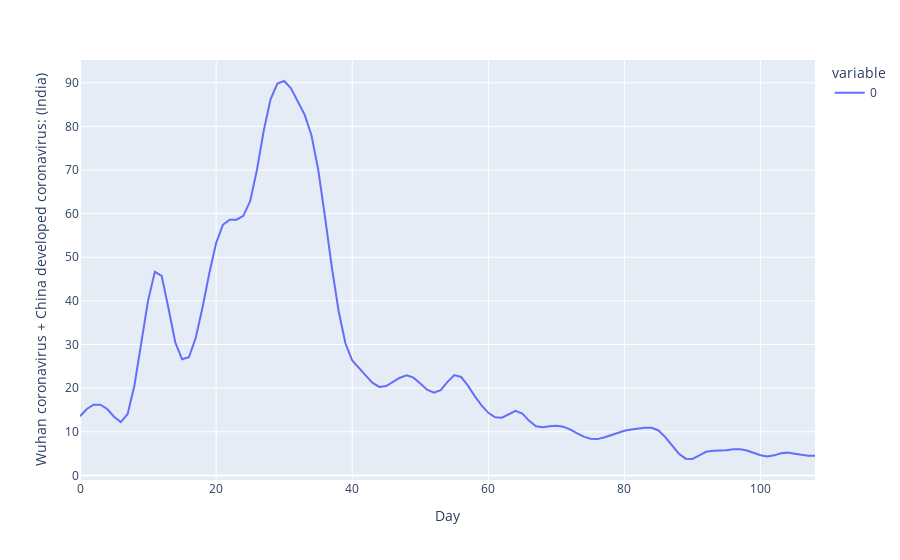

Notebook code cell kept with this figure:
### Code cell
fg = px.line(gam.predict(X))
fg.update_xaxes(title_text='Day')
fg.update_yaxes(title_text='Wuhan coronavirus + China developed coronavirus: (India)')

### Figure 1 — Plotly figure (JSON) as saved in the notebook; plotly's stock layout.template omitted (floating-point values rounded to 4 significant figures)
{"data": [{"hovertemplate": "variable=0<br>index=%{x}<br>value=%{y}<extra></extra>", "legendgroup": "0", "line": {"color": "#636efa", "dash": "solid"}, "mode": "lines", "name": "0", "orientation": "v", "showlegend": true, "type": "scatter", "x": [0, 1, 2, 3, 4, 5, 6, 7, 8, 9, 10, 11, 12, 13, 14, 15, 16, 17, 18, 19, 20, 21, 22, 23, 24, 25, 26, 27, 28, 29, 30, 31, 32, 33, 34, 35, 36, 37, 38, 39, 40, 41, 42, 43, 44, 45, 46, 47, 48, 49, 50, 51, 52, 53, 54, 55, 56, 57, 58, 59, 60, 61, 62, 63, 64, 65, 66, 67, 68, 69, 70, 71, 72, 73, 74, 75, 76, 77, 78, 79, 80, 81, 82, 83, 84, 85, 86, 87, 88, 89, 90, 91, 92, 93, 94, 95, 96, 97, 98, 99, 100, 101, 102, 103, 104, 105, 106, 107, 108], "xaxis": "x", "y": [13.57, 15.21, 16.2, 16.2, 15.21, 13.46, 12.21, 14.07, 20.61, 30.11, 40.07, 46.65, 45.73, 38.32, 30.48, 26.61, 27.07, 31.5, 38.49, 46.33, 53.24, 57.45, 58.61, 58.62, 59.49, 62.88, 70.04, 79.04, 86.22, 89.83, 90.4, 88.74, 85.9, 82.7, 78.04, 70.11, 59.25, 47.77, 37.68, 30.28, 26.33, 24.48, 22.87, 21.2, 20.29, 20.47, 21.34, 22.39, 22.95, 22.4, 21.04, 19.65, 18.94, 19.54, 21.44, 22.98, 22.56, 20.57, 18.18, 16.03, 14.34, 13.32, 13.22, 14.06, 14.79, 14.15, 12.51, 11.27, 11.04, 11.26, 11.37, 11.17, 10.54, 9.667, 8.876, 8.388, 8.315, 8.668, 9.23, 9.777, 10.22, 10.53, 10.74, 10.9, 10.91, 10.3, 8.765, 6.767, 4.962, 3.835, 3.756, 4.569, 5.411, 5.664, 5.639, 5.762, 5.969, 5.979, 5.688, 5.174, 4.604, 4.325, 4.596, 5.069, 5.216, 4.98, 4.669, 4.498, 4.505], "yaxis": "y"}], "layout": {"legend": {"title": {"text": "variable"}, "tracegroupgap": 0}, "margin": {"t": 60}, "xaxis": {"anchor": "y", "domain": [0, 1], "title": {"text": "Day"}}, "yaxis": {"anchor": "x", "domain": [0, 1], "title": {"text": "Wuhan coronavirus + China developed coronavirus: (India)"}}}}
